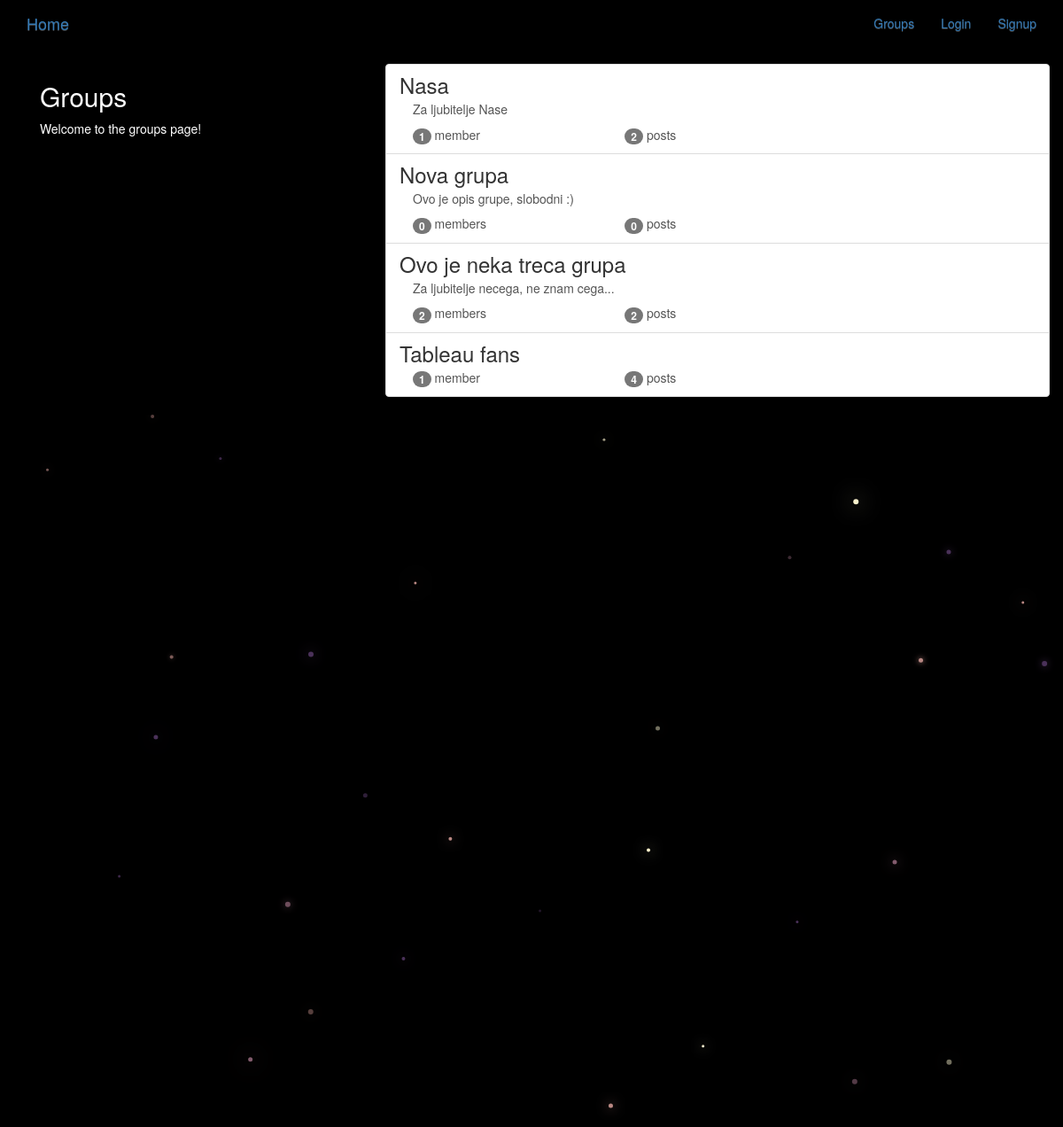
The app's page /groups/ with its own data.
### groups/models.py (models this page shows, shortened)
class Group(models.Model):
    name = models.CharField(max_length=255, unique=True)
    slug = models.SlugField(allow_unicode=True, unique=True)
    description = models.TextField(blank=True, default = '')
    description_html = models.TextField(editable=False, default='',blank=True)
    members = models.ManyToManyField(User, through = 'GroupMember')
    class Meta:
        ordering = ['name']

### groups/views.py (the view)
class ListGroups(generic.ListView):
    model = Group

### groups/templates/groups/group_list.html (shortened to what this page needs)
{% extends "groups/group_base.html" %}
{% block pregroup%}
  <div class="col-md-4">
    <div class="content">
      <h2>Groups</h2>
      <p>Welcome to the groups page!</p>
    </div>
  </div>
{% endblock%}
{%block group_content%}
  <div class="col-md-8">
    <div class="list-group">
      {%for group in object_list%}
        <a class="list-group-item" href="{% url 'groups:single' slug=group.slug%}">
          <h3 class="title list-group-item-heading">{{group.name}}</h3>
          <div class="list-group-item-text container-fluid">
            {{group.description_html|safe}}
              <div class="row">
                <div class="col-md-4">
                  <span class="badge">{{group.members.count}}</span>
                  member{{group.members.count|pluralize}}
                </div>
                <div class="col-md-4">
                  <span class="badge">{{group.posts.count}}</span>
                  post{{group.posts.count|pluralize}}
                </div>
              </div>
          </div>
        </a>
      {%endfor%}
    </div>
  </div>
{% endblock %}

### groups/templates/groups/group_base.html (shortened to what this page needs)
{%extends "base.html"%}
{%block content%}
  <div class="container">
    <div class="row">
      {% block pregroup %}{%endblock%}
      {% block group_content %}{%endblock%}
    </div>
  </div>
{%endblock%}

### templates/base.html (shortened to what this page needs)
<!DOCTYPE html>
{% load staticfiles %}
<html>
  <head>
    <link rel="stylesheet" href="https://maxcdn.bootstrapcdn.com/bootstrap/3.3.7/css/bootstrap.min.css">
    <link rel="stylesheet" href="https://maxcdn.bootstrapcdn.com/bootstrap/3.3.7/css/bootstrap-theme.min.css">
    <link rel="stylesheet" href="{% static 'social_net_site/css/master.css' %}">
  </head>
  <body>
    <nav class="navbar mynav" role="navigation" id="navbar">
      <div class="container">
        <a class="navbar-brand mynav" href="{%url 'home'%}">Home</a>
        <ul class="nav navbar-nav navbar-right">
          {% if user.is_authenticated %}
            <li><a href="{%url 'posts:create'%}">New Post</a></li>
            <li><a href="{%url 'groups:all'%}">Groups</a></li>
            <li><a href="{%url 'groups:create'%}">Create group</a></li>
            <li><a href="{%url 'accounts:logout'%}">Logout</a></li>
          {% else %}
            <li><a href="{%url 'groups:all'%}">Groups</a></li>
            <li><a href="{% url 'accounts:login' %}">Login</a></li>
            <li><a href="{% url 'accounts:signup' %}">Signup</a></li>
          {% endif %}
        </ul>
      </div>
    </nav>
    <div class="container mycontent">
      {% block content%}
      {% endblock %}
    </div>
    <canvas id="canvas"></canvas>
  </body>
</html>

### static/social_net_site/css/master.css (style rules this page uses)
body { margin: 0; overflow: hidden; background-color: black; color:white; }

### records on screen
Group: name "Nasa", description_html "Za ljubitelje Nase", members.count "1", posts.count "2"
Group: name "Nova grupa", description_html "Ovo je opis grupe, slobodni :)", members.count "0", posts.count "0"
Group: name "Ovo je neka treca grupa", description_html "Za ljubitelje necega, ne znam cega...", members.count "2", posts.count "2"
Group: name "Tableau fans", members.count "1", posts.count "4"
